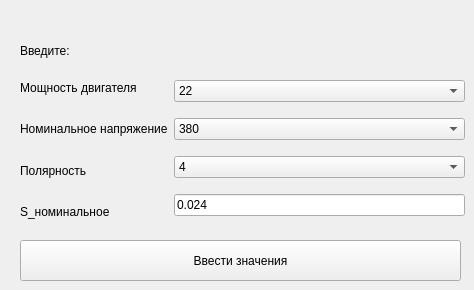
   <widget class="QWidget" name="tab_4">
    <attribute name="title">
     <string>Ввод данных</string>
    </attribute>
    <widget class="QLabel" name="Input">
     <property name="geometry">
      <rect>
       <x>20</x>
       <y>40</y>
       <width>111</width>
       <height>21</height>
      </rect>
     </property>
     <property name="text">
      <string>Введите:</string>
     </property>
    </widget>
    <widget class="QPushButton" name="submitValues">
     <property name="geometry">
      <rect>
       <x>20</x>
       <y>240</y>
       <width>441</width>
       <height>41</height>
      </rect>
     </property>
     <property name="text">
      <string>Ввести значения</string>
     </property>
    </widget>
    <widget class="QWidget" name="layoutWidget">
     <property name="geometry">
      <rect>
       <x>20</x>
       <y>70</y>
       <width>445</width>
       <height>159</height>
      </rect>
     </property>
     <layout class="QHBoxLayout" name="horizontalLayout_3">
      <item>
       <layout class="QVBoxLayout" name="verticalLayout_2">
        <item>
         <widget class="QLabel" name="Power">
          <property name="text">
           <string>Мощность двигателя </string>
          </property>
         </widget>
        </item>
        <item>
         <widget class="QLabel" name="Voltage">
          <property name="text">
           <string>Номинальное напряжение</string>
          </property>
         </widget>
        </item>
        <item>
         <widget class="QLabel" name="polarity">
          <property name="text">
           <string>Полярность</string>
          </property>
         </widget>
        </item>
        <item>
         <widget class="QLabel" name="Snom">
          <property name="text">
           <string>S_номинальное</string>
          </property>
         </widget>
        </item>
       </layout>
      </item>
      <item>
       <layout class="QVBoxLayout" name="verticalLayout">
        <item>
         <widget class="QComboBox" name="linePower">
          <property name="editable">
           <bool>false</bool>
          </property>
          <property name="currentIndex">
           <number>18</number>
          </property>
          <item>
           <property name="text">
            <string>0.06</string>
           </property>
          </item>
          <item>
           <property name="text">
            <string>0.09</string>
           </property>
          </item>
          <item>
           <property name="text">
            <string>0.12</string>
           </property>
          </item>
          <item>
           <property name="text">
            <string>0.18</string>
           </property>
          </item>
          <item>
           <property name="text">
            <string>0.25</string>
           </property>
          </item>
          <item>
           <property name="text">
            <string>0.37</string>
           </property>
          </item>
          <item>
           <property name="text">
            <string>0.56</string>
           </property>
          </item>
          <item>
           <property name="text">
            <string>0.75</string>
           </property>
          </item>
          <item>
           <property name="text">
            <string>1.1</string>
           </property>
          </item>
          <item>
           <property name="text">
            <string>1.5</string>
           </property>
          </item>
          <item>
           <property name="text">
            <string>2.2</string>
           </property>
          </item>
          <item>
           <property name="text">
            <string>3.0</string>
           </property>
          </item>
          <item>
           <property name="text">
            <string>4.0</string>
           </property>
          </item>
          <item>
           <property name="text">
            <string>5.5</string>
           </property>
          </item>
          <item>
           <property name="text">
            <string>7.5</string>
           </property>
          </item>
          <item>
           <property name="text">
            <string>11</string>
           </property>
          </item>
          <item>
           <property name="text">
            <string>15</string>
           </property>
          </item>
          <item>
           <property name="text">
            <string>18.5</string>
           </property>
          </item>
          <item>
           <property name="text">
            <string>22</string>
           </property>
          </item>
          <item>
           <property name="text">
            <string>30</string>
           </property>
          </item>
          <item>
           <property name="text">
            <string>37</string>
           </property>
          </item>
          <item>
           <property name="text">
            <string>45</string>
           </property>
          </item>
          <item>
           <property name="text">
            <string>55</string>
           </property>
          </item>
          <item>
           <property name="text">
            <string>75</string>
           </property>
          </item>
          <item>
           <property name="text">
            <string>90</string>
           </property>
          </item>
          <item>
           <property name="text">
            <string>110</string>
           </property>
          </item>
          <item>
           <property name="text">
            <string>132</string>
           </property>
          </item>
          <item>
           <property name="text">
            <string>160</string>
           </property>
          </item>
          <item>
           <property name="text">
            <string>200</string>
           </property>
          </item>
          <item>
           <property name="text">
            <string>250</string>
           </property>
          </item>
          <item>
           <property name="text">
            <string>315</string>
           </property>
          </item>
         </widget>
        </item>
        <item>
         <widget class="QComboBox" name="lineVoltage">
          <property name="editable">
           <bool>false</bool>
          </property>
          <property name="currentIndex">
           <number>1</number>
          </property>
          <item>
           <property name="text">
            <string>220</string>
           </property>
          </item>
          <item>
           <property name="text">
            <string>380</string>
           </property>
          </item>
          <item>
           <property name="text">
            <string>660</string>
           </property>
          </item>
         </widget>
        </item>
        <item>
         <widget class="QComboBox" name="linePolarity">
          <property name="editable">
           <bool>false</bool>
          </property>
          <property name="currentIndex">
           <number>1</number>
          </property>
          <item>
           <property name="text">
            <string>2</string>
           </property>
          </item>
          <item>
           <property name="text">
            <string>4</string>
           </property>
          </item>
          <item>
           <property name="text">
            <string>6</string>
           </property>
          </item>
          <item>
           <property name="text">
            <string>8</string>
           </property>
          </item>
          <item>
           <property name="text">
            <string>10</string>
           </property>
          </item>
          <item>
           <property name="text">
            <string>12</string>
           </property>
          </item>
         </widget>
        </item>
        <item>
         <widget class="QLineEdit" name="lineSnom">
          <property name="text">
           <string>0.024</string>
          </property>
         </widget>
        </item>
       </layout>
      </item>
     </layout>
    </widget>
   </widget>
